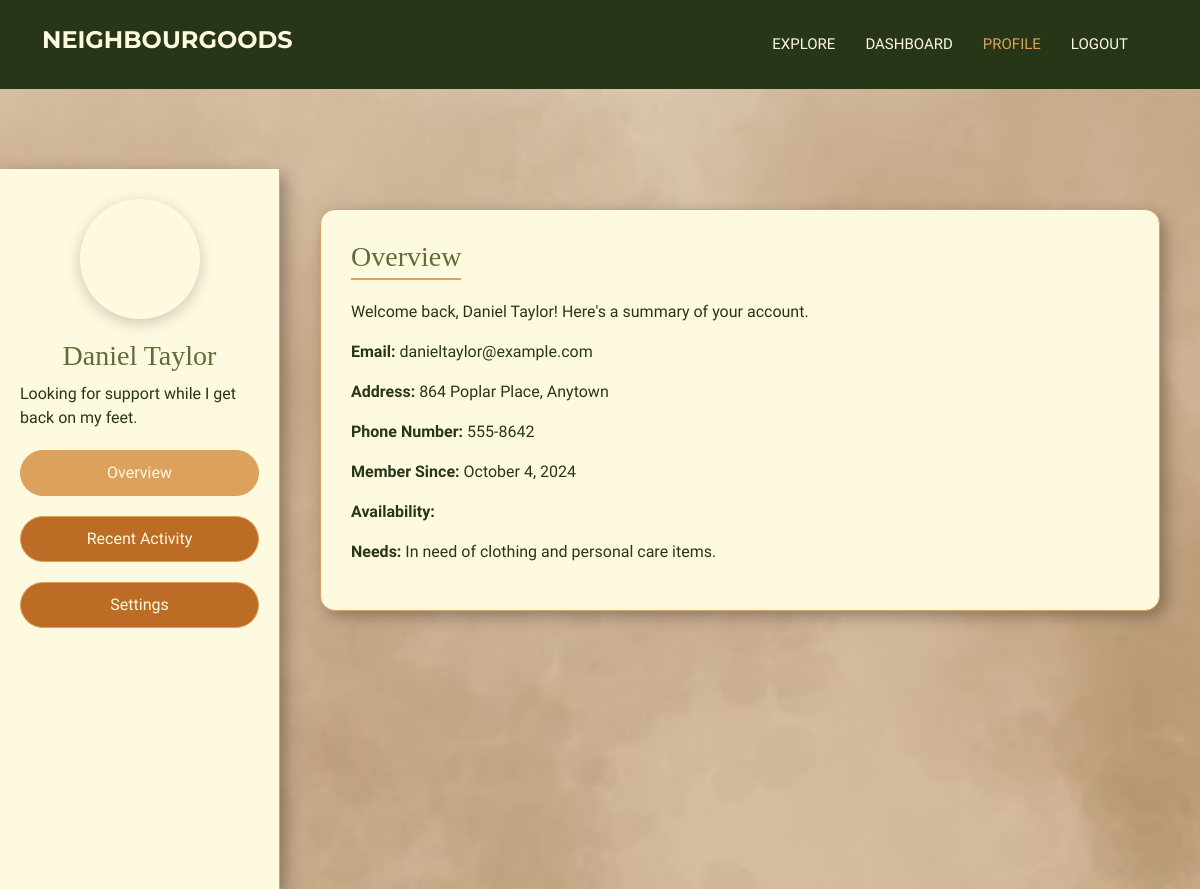
The page /userProfile.php (signed in) on the database its author committed.
### tables this page shows
CREATE TABLE `users` (
  `user_id` int(11) NOT NULL,
  `name` varchar(100) NOT NULL,
  `email` varchar(255) NOT NULL,
  `password_hash` varchar(255) NOT NULL,
  `address` varchar(255) DEFAULT NULL,
  `rating` decimal(3,2) DEFAULT 0.00,
  `phone_number` varchar(20) DEFAULT NULL,
  `bio` text DEFAULT NULL,
  `profile_picture` varchar(255) DEFAULT NULL,
  `date_registered` datetime DEFAULT current_timestamp(),
  `last_login` datetime DEFAULT NULL,
  `availability` text DEFAULT NULL,
  `needs` text DEFAULT NULL
);

### userProfile.php (the view, shortened to what this page needs)
<?php
require 'config.php';
$user_id = $_SESSION['user_id'];
$stmt = $conn->prepare('SELECT name, email, address, phone_number, date_registered, bio, profile_picture, availability, needs FROM users WHERE user_id = ?');
$stmt->bind_param('i', $user_id);
$stmt->execute();
$stmt->bind_result($name, $email, $address, $phone_number, $date_registered, $bio, $profile_picture, $availability, $needs);
?>
<!DOCTYPE html>
<html lang="en">
<head>
    <link href="https://cdn.jsdelivr.net/npm/bootstrap@5.3.0/dist/css/bootstrap.min.css" rel="stylesheet">
    <link rel="stylesheet" href="https://cdnjs.cloudflare.com/ajax/libs/font-awesome/6.0.0-beta3/css/all.min.css">
</head>
<body>
    <nav class="navbar navbar-expand-md navbar-dark sticky-top" style="background-color: #283618;">
        <div class="container">
            <a class="navbar-brand" href="#">
                <h2 class="logo" style="color: #FEFAE0;">NeighbourGoods</h2>
            </a>
            <div class="collapse navbar-collapse" id="navbarCollapse">
                <ul class="navbar-nav ms-auto">
                    <li class="nav-item"><a href="explore.php" class="nav-link">Explore</a></li>
                    <li class="nav-item"><a href="dashboard.php" class="nav-link">Dashboard</a></li>
                    <li class="nav-item"><a href="userProfile.php" class="nav-link active">Profile</a></li>
                    <li class="nav-item"><a href="logout.php" class="nav-link">Logout</a></li>
                </ul>
            </div>
        </div>
    </nav>
    <div class="profile-container">
        <div class="sidebar">
            <div class="profile-pic"></div>
            <h3><?php echo htmlspecialchars($name); ?></h3>
            <p><?php echo nl2br(htmlspecialchars($bio)); ?></p>
            <ul>
                <li><a href="#overview" class="nav-link active">Overview</a></li>
                <li><a href="#activity" class="nav-link">Recent Activity</a></li>
                <li><a href="#settings" class="nav-link">Settings</a></li>
            </ul>
        </div>
        <div class="main-content">
            <div class="content-section active" id="overview">
                <div class="section">
                    <h2>Overview</h2>
                    <p>Welcome back, <?php echo htmlspecialchars($name); ?>! Here's a summary of your account.</p>
                    <p><strong>Email:</strong> <?php echo htmlspecialchars($email); ?></p>
                    <p><strong>Address:</strong> <?php echo htmlspecialchars($address); ?></p>
                    <p><strong>Phone Number:</strong> <?php echo htmlspecialchars($phone_number); ?></p>
                    <p><strong>Member Since:</strong> <?php echo date('F j, Y', strtotime($date_registered)); ?></p>
                    <p><strong>Availability:</strong> <?php echo nl2br(htmlspecialchars($availability)); ?></p>
                    <p><strong>Needs:</strong> <?php echo nl2br(htmlspecialchars($needs)); ?></p>
                </div>
            </div>
        </div>
    </div>
</body>
</html>

### rows shown on the page
users: name "Daniel Taylor", bio "Looking for support while I get back on my feet.", email "danieltaylor@example.com", address "864 Poplar Place, Anytown", phone_number "555-8642", date_registered "October 4, 2024", needs "In need of clothing and personal care items."
